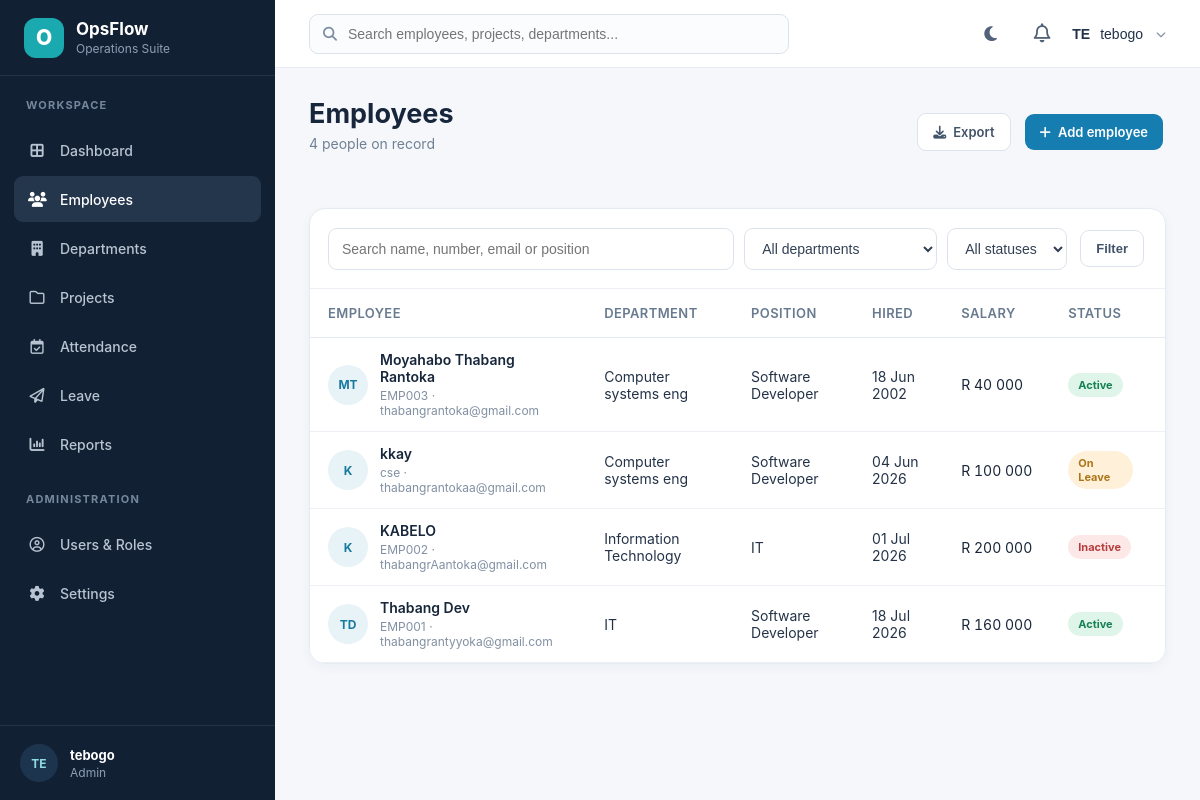
The app's page /Employees/index.php (signed in) with its own data.
### tables this page shows
CREATE TABLE `employees` (
  `id` int(11) NOT NULL,
  `employee_number` varchar(20) NOT NULL,
  `fullname` varchar(100) NOT NULL,
  `gender` enum('Male','Female') DEFAULT NULL,
  `email` varchar(100) NOT NULL,
  `phone` varchar(20) DEFAULT NULL,
  `department` varchar(100) DEFAULT NULL,
  `position` varchar(100) DEFAULT NULL,
  `salary` decimal(10,2) DEFAULT NULL,
  `hire_date` date DEFAULT NULL,
  `status` enum('Active','Inactive','Leave') DEFAULT 'Active',
  `created_at` timestamp NOT NULL DEFAULT current_timestamp()
);

### Employees/index.php (the view, shortened to what this page needs)
<?php
require_once("../config/DataBase.php");
function e($value)
{
    return htmlspecialchars((string)$value, ENT_QUOTES, 'UTF-8');
}
function employeeInitials($name)
{
    $name = trim((string)$name);
    $parts = preg_split('/\s+/', $name);
    $initials = '';
    foreach (array_slice($parts, 0, 2) as $part) {
        if ($part !== '') {
            $initials .= strtoupper(substr($part, 0, 1));
        }
    }
    return $initials ?: "EM";
}
function employeeStatusClass($status)
{
    switch ($status) {
        case "Active":
            return "active";
        case "Leave":
            return "leave";
        case "Inactive":
        default:
            return "inactive";
    }
}
$search = trim($_GET["search"] ?? "");
$sql = "
    SELECT
        id,
        employee_number,
        fullname,
        gender,
        email,
        phone,
        department,
        position,
        salary,
        hire_date,
        status,
        created_at
    FROM employees
";
$sql .= " ORDER BY id DESC";
$stmt = $conn->prepare($sql);
if (!$stmt->execute()) {
    die(
        "Employee query failed: "
        . e($stmt->error)
    );
}
$stmt->store_result();
$stmt->bind_result(
    $employeeId,
    $employeeNumber,
    $fullname,
    $gender,
    $email,
    $phone,
    $employeeDepartment,
    $position,
    $salary,
    $hireDate,
    $employeeStatus,
    $createdAt
);
$employees = [];
while ($stmt->fetch()) {
    $employees[] = [
        "id" => $employeeId,
        "employee_number" => $employeeNumber,
        "fullname" => $fullname,
        "gender" => $gender,
        "email" => $email,
        "phone" => $phone,
        "department" => $employeeDepartment,
        "position" => $position,
        "salary" => $salary,
        "hire_date" => $hireDate,
        "status" => $employeeStatus,
        "created_at" => $createdAt
    ];
}
$count = 0;
$countQuery = $conn->query("
    SELECT COUNT(*) AS total
    FROM employees
");
if ($countQuery) {
    $countRow = $countQuery->fetch_assoc();
    $count = (int)$countRow["total"];
}
?>
<!DOCTYPE html>
<html lang="en">
<head>
<link
    rel="stylesheet"
    href="../Assets/CSS/style.css"
>
<link
    rel="stylesheet"
    href="../Assets/CSS/dashboard.css"
>
<link
    rel="stylesheet"
    href="https://cdnjs.cloudflare.com/ajax/libs/font-awesome/6.7.2/css/all.min.css"
>
</head>
<body>
<div class="dashboard">
<?php include("../Includes/sidebar.php"); ?>
<main class="main-content">
<?php include("../Includes/header.php"); ?>
<section class="page-heading">
    <div class="page-toolbar">
        <div>
            <h1>Employees</h1>
            <p>
                <?php echo $count; ?>
                people on record
            </p>
        </div>
        <div class="actions">
            <a
                href="../Reports/exports/export_employees.php"
                class="btn btn-light"
            >
                <i class="fa-solid fa-download"></i>
                Export
            </a>
            <?php
            if (
                isset($_SESSION["role"]) &&
                in_array(
                    $_SESSION["role"],
                    ["Admin", "Manager"],
                    true
                )
            ) {
            ?>
                <a
                    href="add.php"
                    class="btn btn-primary"
                >
                    <i class="fa-solid fa-plus"></i>
                    Add employee
                </a>
            <?php } ?>
        </div>
    </div>
</section>
<div class="employees-page-card">
    <div class="employees-filter">
        <form
            class="employees-filter-form"
            method="GET"
            action="index.php"
        >
            <input
                type="text"
                name="search"
                value="<?php echo e($search); ?>"
                placeholder="Search name, number, email or position"
            >
            <select name="department">
                <option value="">
                    All departments
                </option>
            </select>
            <select name="status">
                <option value="">
                    All statuses
                </option>
            </select>
            <button
                type="submit"
                class="btn btn-light"
            >
                Filter
            </button>
        </form>
    </div>
    <div class="employees-table-wrapper">
        <table class="ops-employees-table">
            <thead>
                <tr>
                    <th>
                        Employee
                    </th>
                    <th>
                        Department
                    </th>
                    <th>
                        Position
                    </th>
                    <th>
                        Hired
                    </th>
                    <th>
                        Salary
                    </th>
                    <th>
                        Status
                    </th>
                    <th>
                    </th>
                </tr>
            </thead>
            <tbody>
            <?php if (!empty($employees)) { ?>
                <?php foreach ($employees as $employee) { ?>
                    <tr>
                        <td>
                            <div class="employee-cell-new">
                                <div class="employee-avatar-new">
                                    <?php
                                    echo e(
                                        employeeInitials(
                                            $employee["fullname"]
                                        )
                                    );
                                    ?>
                                </div>
                                <div>
                                    <span class="employee-name-new">
                                        <?php
                                        echo e(
                                            $employee["fullname"]
                                        );
                                        ?>
                                    </span>
                                    <span class="employee-meta-new">
                                        <?php
                                        echo e(
                                            $employee["employee_number"]
                                        );
                                        ?>
                                        ·
                                        <?php
                                        echo e(
                                            $employee["email"]
                                        );
                                        ?>
                                    </span>
                                </div>
                            </div>
                        </td>
                        <td>
                            <?php
                            echo e(
                                $employee["department"] ?: "—"
                            );
                            ?>
                        </td>
                        <td>
                            <?php
                            echo e(
                                $employee["position"] ?: "—"
                            );
                            ?>
                        </td>
                        <td>
                            <?php
                            if (
                                !empty(
                                    $employee["hire_date"]
                                )
                            ) {
                                $timestamp = strtotime(
                                    $employee["hire_date"]
                                );
                                echo $timestamp
                                    ? e(
                                        date(
                                            "d M Y",
                                            $timestamp
                                        )
                                    )
                                    : "—";
                            } else {
                                echo "—";
                            }
                            ?>
                        </td>
                        <td class="employee-money">
                            R
                            <?php
                            echo number_format(
                                (float)$employee["salary"],
                                0,
                                ".",
                                " "
                            );
                            ?>
                        </td>
                        <td>
                            <span
                                class="badge <?php
                                    echo e(
                                        employeeStatusClass(
                                            $employee["status"]
                                        )
                                    );
                                ?>"
                            >
                                <?php
                                if (
                                    $employee["status"] === "Leave"
                                ) {
                                    echo "On Leave";
                                } else {
                                    echo e(
                                        $employee["status"]
                                    );
                                }
                                ?>
                            </span>
                        </td>
                        <td>
                        </td>
                    </tr>
                <?php } ?>
            <?php } ?>
            </tbody>
        </table>
    </div>
</div>
</main>
</div>
</body>
</html>

### Assets/CSS/style.css (style rules this page uses)
* { box-sizing:border-box }
html,body { margin:0;padding:0 }
body { font-family:Inter,ui-sans-serif,system-ui,-apple-system,BlinkMacSystemFont,"Segoe UI",sans-serif;color:#17263a;background:#f5f7fb }

### Assets/CSS/dashboard.css (style rules this page uses)
.dashboard { min-height:100vh;background:#f5f7fb }
.main-content { margin-left:275px;min-height:100vh;padding:0 34px 50px }
.page-heading { padding:30px 0 24px }
.page-heading h1 { font-size:27px;line-height:1.15;color:#17263a;margin:0 }
.page-heading p { margin-top:6px;color:#708095;font-size:14px }
table { width:100%;border-collapse:collapse;background:#fff }
table thead { background:#f5f7fa;color:#52657b }
table th { padding:13px;text-align:left;font-size:12px;text-transform:uppercase;letter-spacing:.4px }
table td { padding:13px;border-bottom:1px solid #edf0f4;color:#435469;font-size:13px }
.btn { display:inline-flex;align-items:center;justify-content:center;gap:7px;padding:10px 15px;border-radius:9px;text-decoration:none;font-weight:600;font-size:13px;margin:3px;border:0;cursor:pointer }
.btn-primary { background:#167db0;color:#fff }
.btn-light { background:#fff;color:#435469;border:1px solid #dce3ec }
.badge { padding:5px 10px;border-radius:99px;font-size:11px;font-weight:700;display:inline-flex;align-items:center }
.active,.status-active { background:#dff5e9;color:#168153 }
.inactive,.status-inactive { background:#fde8e8;color:#b73d3d }
.leave { background:#fff1d9;color:#ad7418 }
.page-toolbar { display:flex;align-items:center;justify-content:space-between;gap:16px;margin-bottom:18px }
.page-toolbar .actions { display:flex;align-items:center;gap:8px }

### Employees/index.php (style rules this page uses)
.employees-page-card { background: #ffffff; border: 1px solid #e6ebf1; border-radius: 16px; box-shadow: 0 4px 12px rgba(21,42,64,.04); overflow: hidden; }
.employees-filter { padding: 18px; border-bottom: 1px solid #edf0f4; }
.employees-filter-form { display: flex; align-items: center; gap: 10px; flex-wrap: wrap; }
.employees-filter-form input, .employees-filter-form select { height: 42px; padding: 0 13px; border: 1px solid #dce3ec; border-radius: 9px; background: #ffffff; color: #334155; font-size: 14px; outline: none; }
.employees-filter-form input { flex: 1; min-width: 280px; }
.employees-table-wrapper { width: 100%; overflow-x: auto; }
.ops-employees-table { width: 100%; min-width: 950px; border-collapse: collapse; background: #ffffff; }
.ops-employees-table thead { background: #ffffff; }
.ops-employees-table th { padding: 16px 18px; text-align: left; color: #687a8f; font-size: 13px; font-weight: 600; border-bottom: 1px solid #e5eaf0; white-space: nowrap; }
.ops-employees-table td { padding: 13px 18px; border-bottom: 1px solid #edf0f4; color: #243348; font-size: 14px; vertical-align: middle; }
.employee-cell-new { display: flex; align-items: center; gap: 12px; }
.employee-avatar-new { width: 40px; height: 40px; min-width: 40px; border-radius: 50%; background: #e8f3f7; color: #187a9e; display: grid; place-items: center; font-size: 12px; font-weight: 700; }
.employee-name-new { display: block; color: #17263a; font-size: 14px; font-weight: 600; }
.employee-meta-new { display: block; margin-top: 3px; color: #8190a2; font-size: 12px; }
.employee-money { white-space: nowrap; color: #17263a !important; font-variant-numeric: tabular-nums; }

### records on screen
employees: fullname "MT", fullname "Moyahabo Thabang Rantoka", employee_number "EMP003", email "thabangrantoka@gmail.com", department "Computer systems eng", position "Software Developer", hire_date "18 Jun 2002", salary "40 000", status "Active"
employees: fullname "K", fullname "kkay", employee_number "cse", email "thabangrantokaa@gmail.com", department "Computer systems eng", position "Software Developer", hire_date "04 Jun 2026", salary "100 000", status "On Leave"
employees: fullname "K", fullname "KABELO", employee_number "EMP002", email "thabangrAantoka@gmail.com", department "Information Technology", position "IT", hire_date "01 Jul 2026", salary "200 000", status "Inactive"
employees: fullname "TD", fullname "Thabang Dev", employee_number "EMP001", email "thabangrantyyoka@gmail.com", department "IT", position "Software Developer", hire_date "18 Jul 2026", salary "160 000", status "Active"

### other values on screen
substr($_SESSION["fullname"] ?? "U", 0, 2) "TE"
$_SESSION["fullname"] "tebogo"
$role "Admin"
$count "4"
